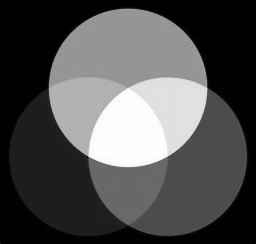
#> input picture CV/Practical 1/input_gray_image.jpg, 256 x 244 px, found by its file name
$ python test.py
#> lines starting #> are read from the running program, lines starting #| are printed output that depends on the picture
import cv2
import matplotlib.pyplot as plt

# Load an RGB image
image_path = "E:\AJ Code\Paython\CV\Practical 1\input_gray_image.jpg"  # Replace with the path to your RGB image
rgb_image = cv2.imread(image_path)
#> rgb_image is the input picture: shape (244, 256, 3); min 0, max 255, mean 80.4

if rgb_image is None:
    print("Image not found or couldn't be loaded.")
else:
    # Display the image matrix
    print("Image Matrix:")
    print(rgb_image)
#> (printed output is left out)

    # Separate the color channels
    blue_channel, green_channel, red_channel = cv2.split(rgb_image)

    # Plot the RGB image
    plt.figure(figsize=(8, 8))
    plt.subplot(221)
    plt.imshow(cv2.cvtColor(rgb_image, cv2.COLOR_BGR2RGB))
    plt.title('RGB Image')
    plt.axis('off')

    # Plot the Red channel histogram
    plt.subplot(222)
    plt.hist(red_channel.ravel(), bins=256, color='red', alpha=0.6, rwidth=0.8)
    plt.title('Red Channel Histogram')
    plt.xlabel('Pixel Value')
    plt.ylabel('Frequency')

    # Plot the Green channel histogram
    plt.subplot(223)
    plt.hist(green_channel.ravel(), bins=256, color='green', alpha=0.6, rwidth=0.8)
    plt.title('Green Channel Histogram')
    plt.xlabel('Pixel Value')
    plt.ylabel('Frequency')

    # Plot the Blue channel histogram
    plt.subplot(224)
    plt.hist(blue_channel.ravel(), bins=256, color='blue', alpha=0.6, rwidth=0.8)
    plt.title('Blue Channel Histogram')
    plt.xlabel('Pixel Value')
    plt.ylabel('Frequency')

    plt.tight_layout()
    plt.show()
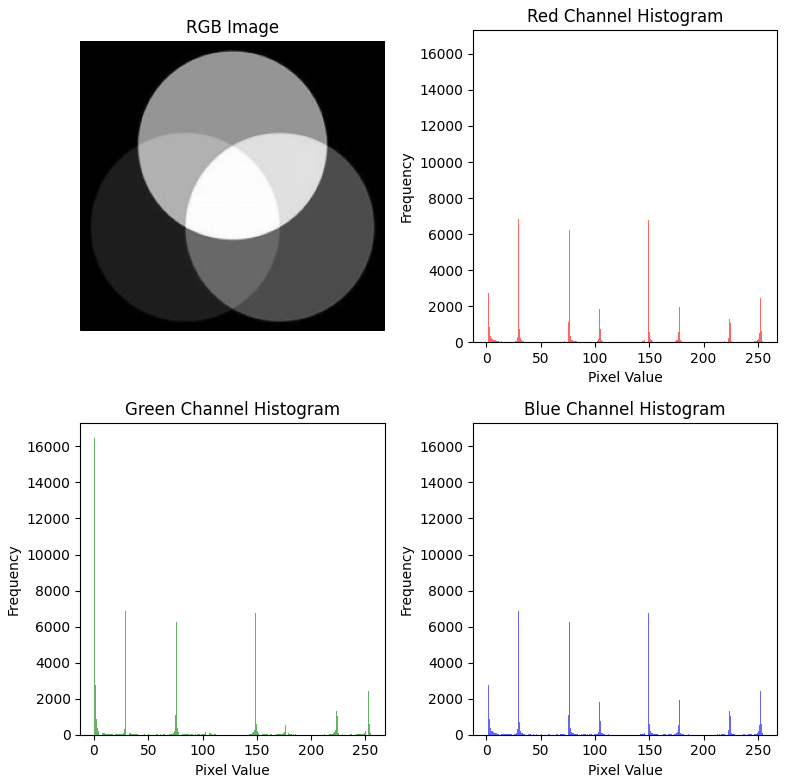
#> figure drawn by matplotlib, 4 panels; panel 2: tallest bar 16484 high, from x = 0.0996 to 0.896; panel 3: tallest bar 16484 high, from x = 0.0996 to 0.896; panel 4: tallest bar 16484 high, from x = 0.0996 to 0.896
